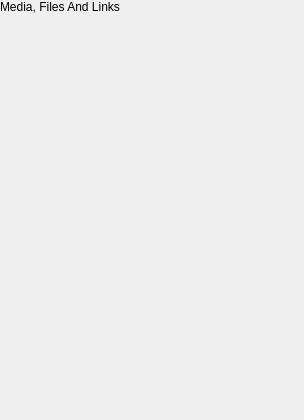
<?xml version="1.0" encoding="UTF-8"?>
<ui version="4.0">
 <class>MediaPanelComponent</class>
 <widget class="QCustomComponent" name="MediaPanelComponent">
  <property name="geometry"><rect><x>0</x><y>0</y><width>304</width><height>420</height></rect></property>
  <layout class="QVBoxLayout" name="mediaPanelLayout">
   <property name="spacing"><number>12</number></property>
   <property name="leftMargin"><number>0</number></property>
   <property name="topMargin"><number>0</number></property>
   <property name="rightMargin"><number>0</number></property>
   <property name="bottomMargin"><number>0</number></property>
   <item>
    <widget class="QLabel" name="mediaTitle">
     <property name="text"><string>Media, Files And Links</string></property>
     <property name="role" stdset="0"><string>accordionTitle</string></property>
    </widget>
   </item>
   <item>
    <widget class="QCustomSegmentedControl" name="mediaTabs">
     <property name="minimumSize"><size><width>0</width><height>36</height></size></property>
     <property name="segments" stdset="0"><string>Media,Files,Links</string></property>
     <property name="currentSegment" stdset="0"><number>0</number></property>
    </widget>
   </item>
   <item>
    <widget class="QStackedWidget" name="mediaStack">
     <property name="currentIndex"><number>0</number></property>
     <widget class="QWidget" name="mediaPage">
      <layout class="QVBoxLayout" name="mediaPageLayout">
       <property name="spacing"><number>0</number></property>
       <property name="leftMargin"><number>0</number></property>
       <property name="topMargin"><number>0</number></property>
       <property name="rightMargin"><number>0</number></property>
       <property name="bottomMargin"><number>0</number></property>
       <item>
        <widget class="QCustomMediaGrid" name="mediaGrid">
         <property name="minimumSize"><size><width>0</width><height>200</height></size></property>
         <property name="columns" stdset="0"><number>3</number></property>
         <property name="tileHeight" stdset="0"><number>60</number></property>
        </widget>
       </item>
       <item>
        <spacer name="mediaPageSpacer">
         <property name="orientation"><enum>Qt::Vertical</enum></property>
         <property name="sizeHint" stdset="0"><size><width>10</width><height>10</height></size></property>
        </spacer>
       </item>
      </layout>
     </widget>
     <widget class="QWidget" name="filesPage">
      <layout class="QVBoxLayout" name="filesList">
       <property name="spacing"><number>8</number></property>
       <property name="leftMargin"><number>0</number></property>
       <property name="topMargin"><number>0</number></property>
       <property name="rightMargin"><number>0</number></property>
       <property name="bottomMargin"><number>0</number></property>
       <item>
        <widget class="QCustomFileCard" name="file1">
         <property name="fileName" stdset="0"><string>Project Brief.pdf</string></property>
         <property name="fileSize" stdset="0"><string>2.4 MB  ·  Jul 21</string></property>
        </widget>
       </item>
       <item>
        <widget class="QCustomFileCard" name="file2">
         <property name="fileName" stdset="0"><string>Budget Q3.xlsx</string></property>
         <property name="fileSize" stdset="0"><string>845 KB  ·  Jul 19</string></property>
        </widget>
       </item>
       <item>
        <widget class="QCustomFileCard" name="file3">
         <property name="fileName" stdset="0"><string>Mockups.zip</string></property>
         <property name="fileSize" stdset="0"><string>18.2 MB  ·  Jul 15</string></property>
        </widget>
       </item>
       <item>
        <widget class="QCustomFileCard" name="file4">
         <property name="fileName" stdset="0"><string>Meeting Notes.txt</string></property>
         <property name="fileSize" stdset="0"><string>4 KB  ·  Jul 12</string></property>
        </widget>
       </item>
       <item>
        <spacer name="filesSpacer">
         <property name="orientation"><enum>Qt::Vertical</enum></property>
         <property name="sizeHint" stdset="0"><size><width>10</width><height>10</height></size></property>
        </spacer>
       </item>
      </layout>
     </widget>
     <widget class="QWidget" name="linksPage">
      <layout class="QVBoxLayout" name="linksList">
       <property name="spacing"><number>8</number></property>
       <property name="leftMargin"><number>0</number></property>
       <property name="topMargin"><number>0</number></property>
       <property name="rightMargin"><number>0</number></property>
       <property name="bottomMargin"><number>0</number></property>
       <item>
        <widget class="QCustomLinkPreview" name="link1">
         <property name="title" stdset="0"><string>Aurora Design System</string></property>
         <property name="url" stdset="0"><string>https://dribbble.com/aurora</string></property>
         <property name="description" stdset="0"><string>Modern UI kit for chat apps</string></property>
        </widget>
       </item>
       <item>
        <widget class="QCustomLinkPreview" name="link2">
         <property name="title" stdset="0"><string>Feather Icons</string></property>
         <property name="url" stdset="0"><string>https://feathericons.com</string></property>
        </widget>
       </item>
       <item>
        <widget class="QCustomLinkPreview" name="link3">
         <property name="title" stdset="0"><string>Picsum Photos</string></property>
         <property name="url" stdset="0"><string>https://picsum.photos</string></property>
         <property name="description" stdset="0"><string>Lorem Ipsum for photos</string></property>
        </widget>
       </item>
       <item>
        <spacer name="linksSpacer">
         <property name="orientation"><enum>Qt::Vertical</enum></property>
         <property name="sizeHint" stdset="0"><size><width>10</width><height>10</height></size></property>
        </spacer>
       </item>
      </layout>
     </widget>
    </widget>
   </item>
  </layout>
 </widget>
 <customwidgets>
  <customwidget>
   <class>QCustomComponent</class>
   <extends>QWidget</extends>
   <header>Custom_Widgets.QCustomComponent</header>
   <container>1</container>
  </customwidget>
  <customwidget>
   <class>QCustomSegmentedControl</class>
   <extends>QWidget</extends>
   <header>Custom_Widgets.QCustomSegmentedControl</header>
  </customwidget>
  <customwidget>
   <class>QCustomMediaGrid</class>
   <extends>QWidget</extends>
   <header>Custom_Widgets.QCustomMediaGrid</header>
   <container>1</container>
  </customwidget>
  <customwidget>
   <class>QCustomFileCard</class>
   <extends>QWidget</extends>
   <header>Custom_Widgets.QCustomFileCard</header>
  </customwidget>
  <customwidget>
   <class>QCustomLinkPreview</class>
   <extends>QWidget</extends>
   <header>Custom_Widgets.QCustomLinkPreview</header>
  </customwidget>
 </customwidgets>
 <resources/>
 <connections/>
</ui>
